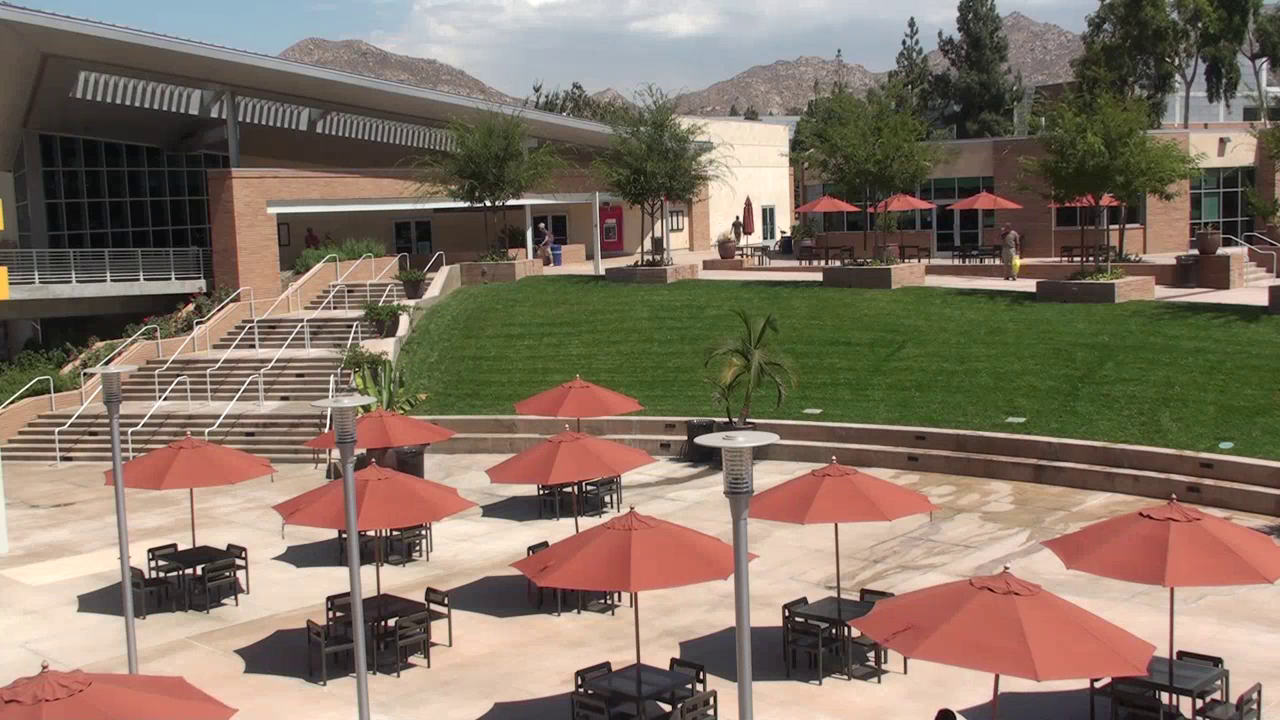
#> input picture frame 49 of video_test/VIRAT_S_010005_04_000299_000323.mp4, 1280 x 720 px, given in place of Megamind.avi, which was not available
$ python dense_flow.py
#> lines starting #> are read from the running program, lines starting #| are printed output that depends on the picture; pictures that were not available may be replaced by others from this repository, and a replacement may not be noted
import cv2
import numpy as np
#cap = cv2.VideoCapture("video_opencv_mjpg.avi")

#im = cv2.imread("samples/VIRAT_S_000001_frame-3693.jpg")
#imgray = cv2.cvtColor(im,cv2.COLOR_BGR2GRAY)


cap = cv2.VideoCapture("Megamind.avi")

ret, frame1 = cap.read()
#> frame1 is the input picture: shape (720, 1280, 3); mean B, G, R 100.3, 115.4, 131.2
prvs = cv2.cvtColor(frame1,cv2.COLOR_BGR2GRAY)
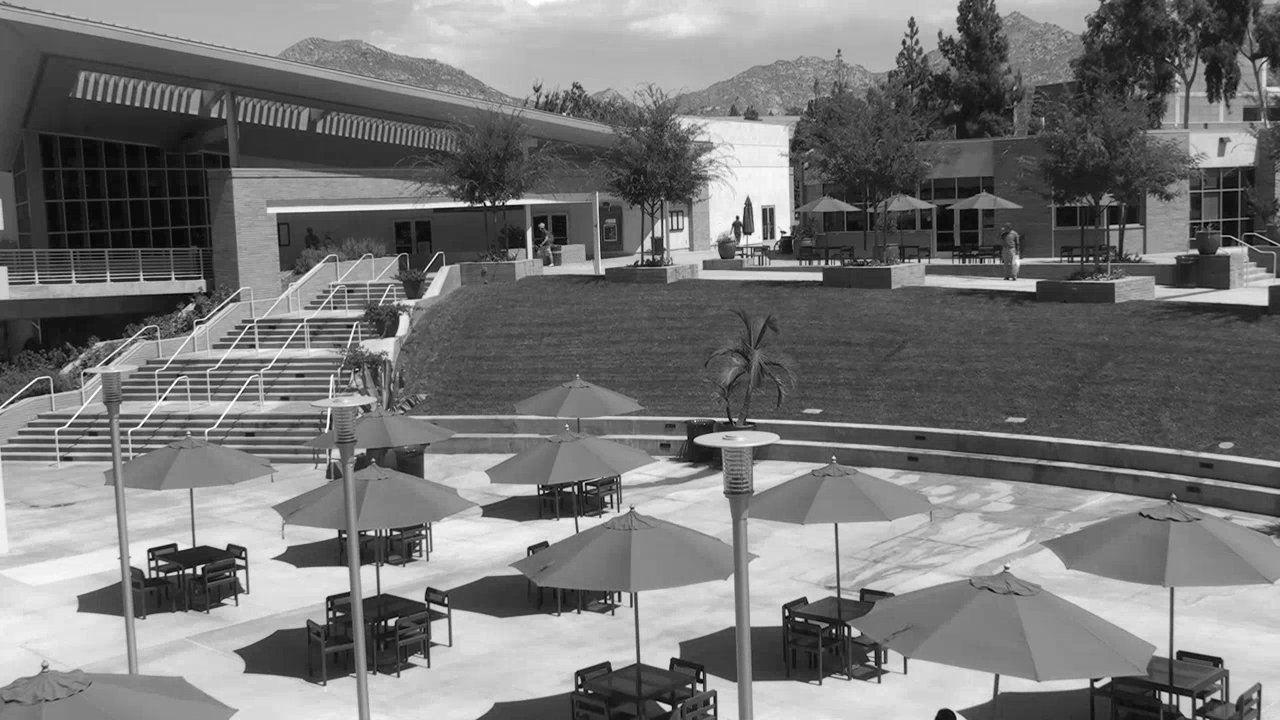
#> prvs: shape (720, 1280); min 0, max 255, mean 118.4
hsv = np.zeros_like(frame1)
hsv[...,1] = 255
i = 0
while(1):
    ret, frame2 = cap.read()
    next = cv2.cvtColor(frame2,cv2.COLOR_BGR2GRAY)

    flow = cv2.calcOpticalFlowFarneback(prvs,next, None, 0.5, 3, 15, 3, 5, 1.2, 0)

    mag, ang = cv2.cartToPolar(flow[...,0], flow[...,1])
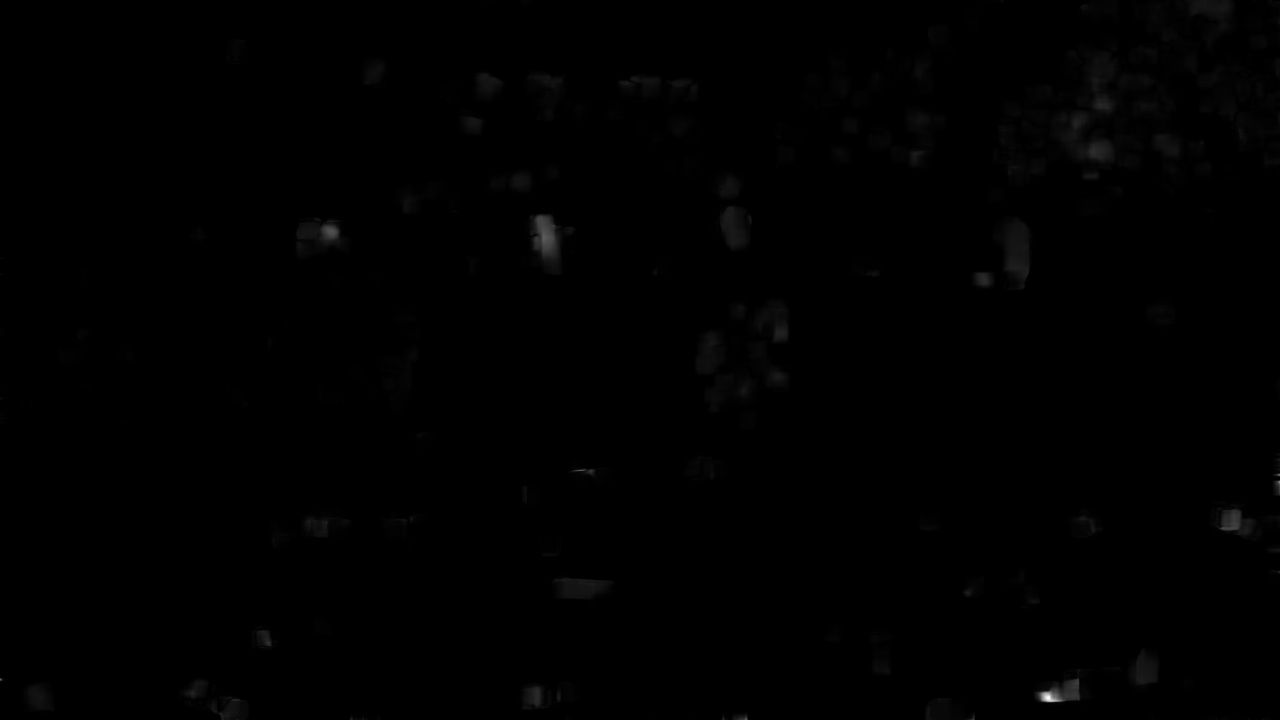
#> mag: shape (720, 1280) float32; min 0, max 3.26, mean 0.0111; drawn with min black and max white
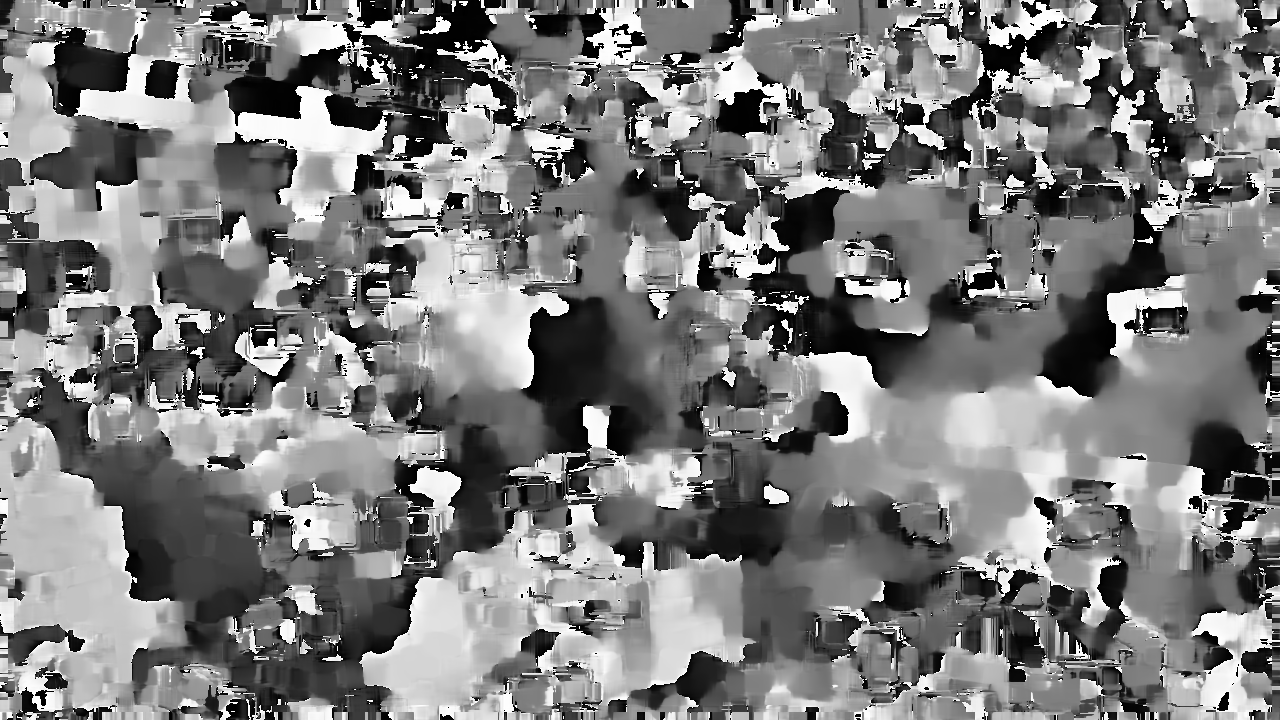
#> ang: shape (720, 1280) float32; min 6.12e-13, max 6.28, mean 3.05; drawn with min black and max white
    hsv[...,0] = ang*180/np.pi/2
    hsv[...,2] = cv2.normalize(mag,None,0,255,cv2.NORM_MINMAX)
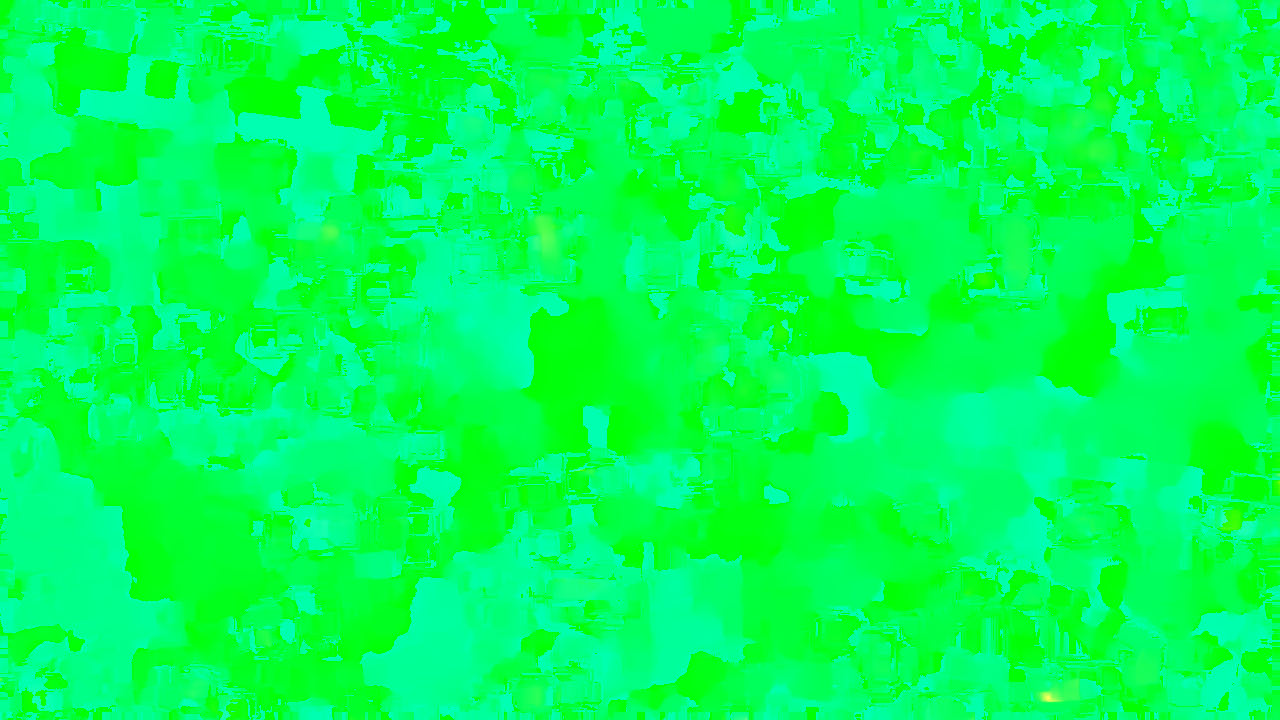
#> hsv: shape (720, 1280, 3); mean of channels 0, 1, 2 87, 255, 0.8; drawn as B, G, R
    rgb = cv2.cvtColor(hsv,cv2.COLOR_HSV2BGR)

    r1 = cv2.imwrite('flow/f_'+str(i)+'_opticalfb.png',frame2)
    r2 = cv2.imwrite('flow/f_'+str(i)+'_opticalhsv.png',rgb)

    # [7 lines of commented-out code are left out]
    prvs = next

    i = i + 1

    print("frame: ",i, r1, r2)
#| frame:  1 True True

    if (i > 40):
    	break

cap.release()
cv2.destroyAllWindows()

$ run again, starting later in the video
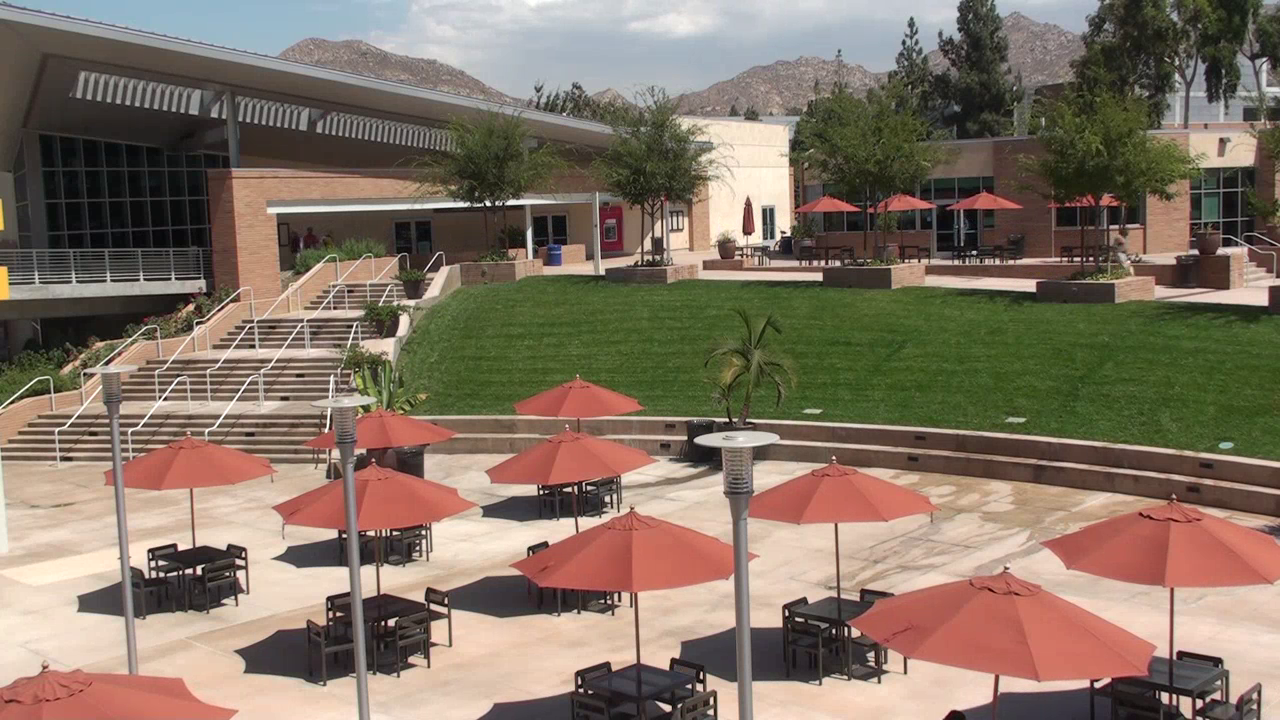
#> input picture frame 221 of video_test/VIRAT_S_010005_04_000299_000323.mp4, 1280 x 720 px, given in place of Megamind.avi, which was not available
#> frame1 is the input picture: shape (720, 1280, 3); mean B, G, R 100.3, 115.5, 131.2
#> `mag, ang = cv2.cartToPolar(flow[...,0], flow[...,1])`:
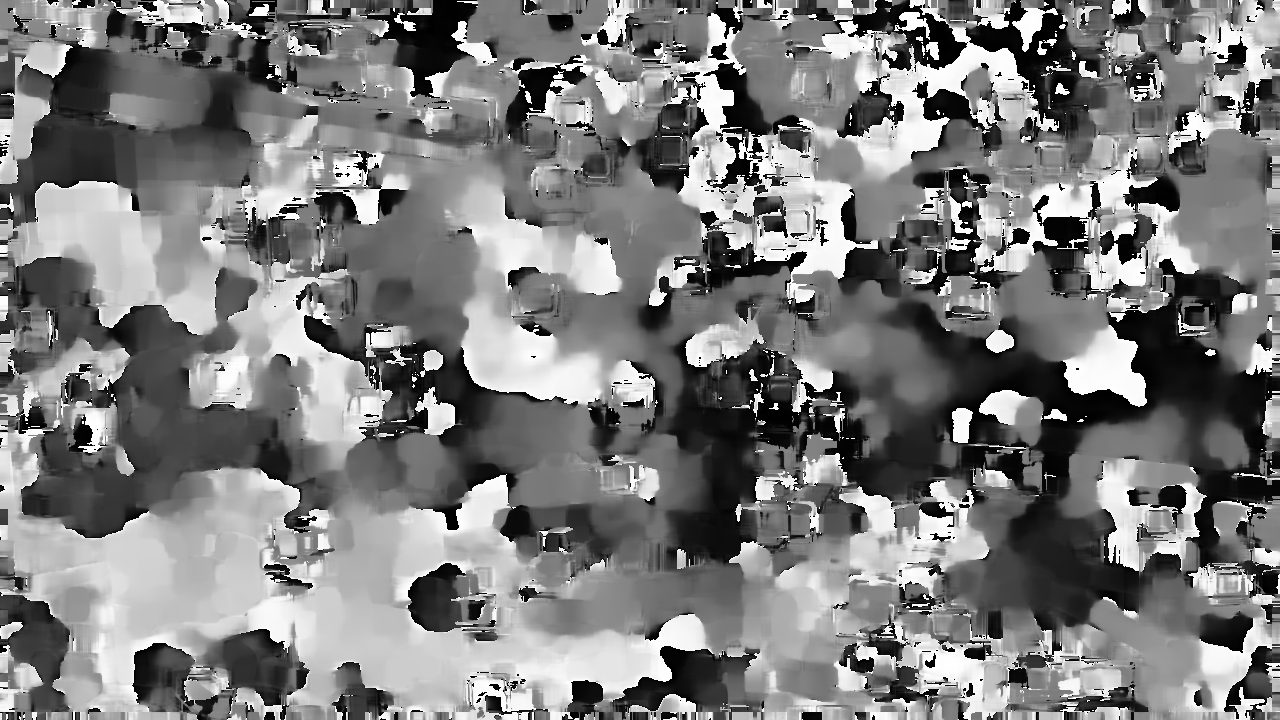
#> ang: shape (720, 1280) float32; min 1.3e-17, max 6.28, mean 3.08; drawn with min black and max white
#> `hsv[...,2] = cv2.normalize(mag,None,0,255,cv2.NORM_MINMAX)`:
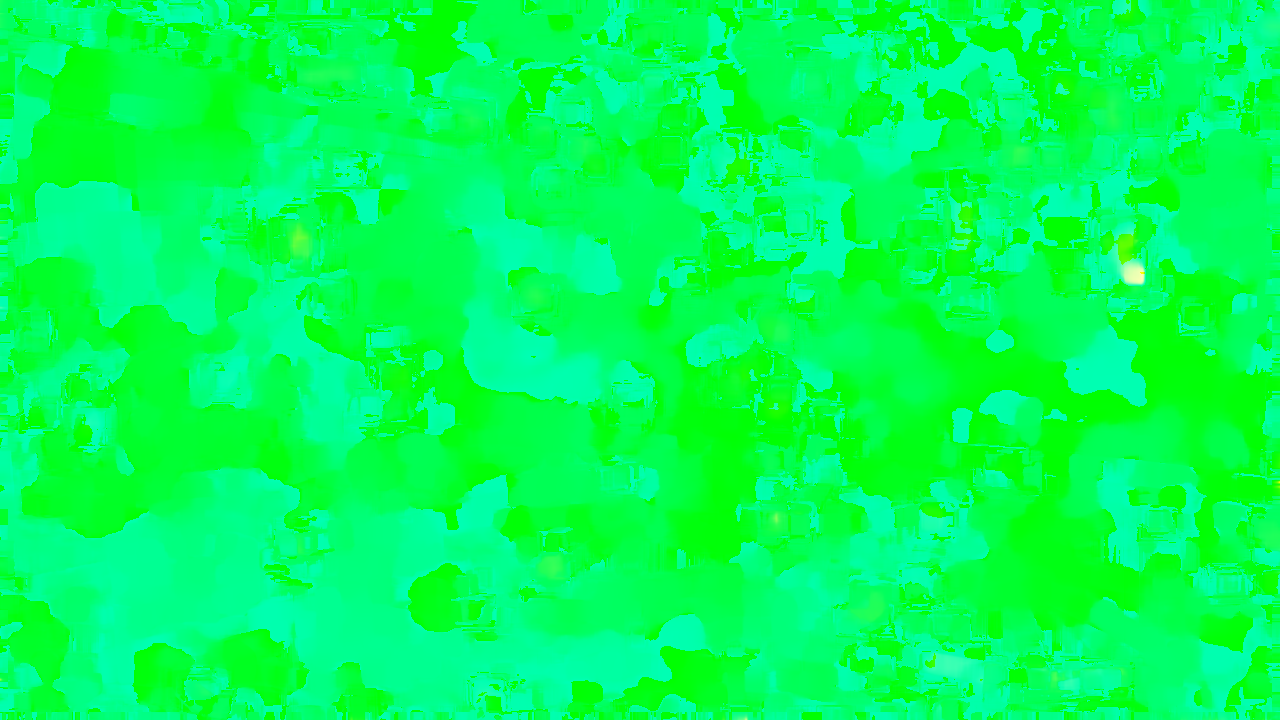
#> hsv: shape (720, 1280, 3); mean of channels 0, 1, 2 87.8, 255, 0.7; drawn as B, G, R
#| frame:  1 True True

$ run again, starting later in the video
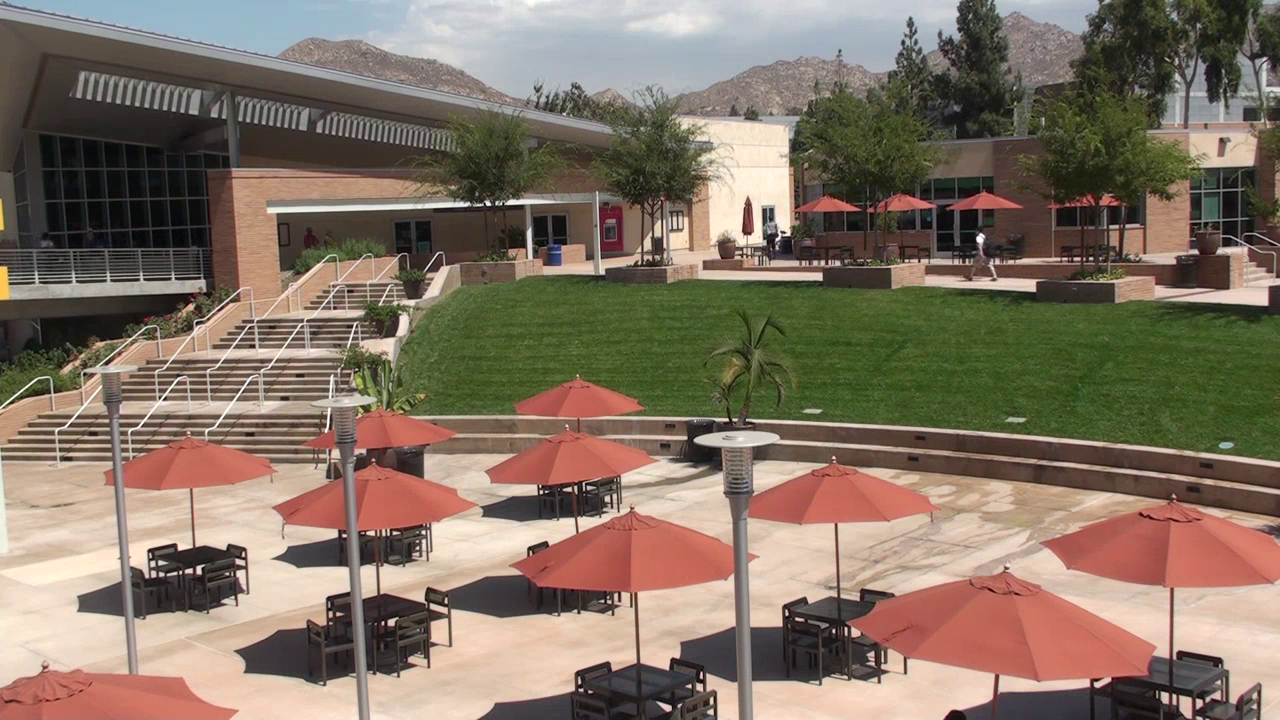
#> input picture frame 394 of video_test/VIRAT_S_010005_04_000299_000323.mp4, 1280 x 720 px, given in place of Megamind.avi, which was not available
#> frame1 is the input picture: shape (720, 1280, 3); mean B, G, R 100.1, 115.3, 131
#> `mag, ang = cv2.cartToPolar(flow[...,0], flow[...,1])`:
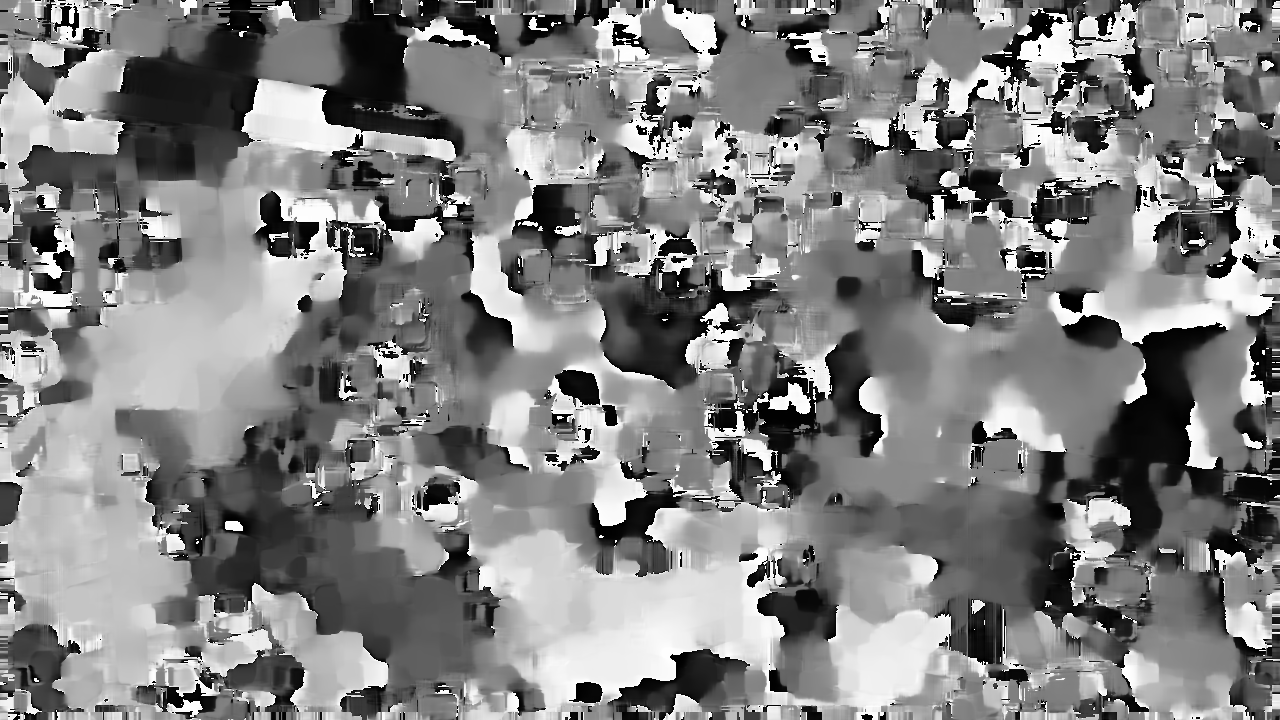
#> ang: shape (720, 1280) float32; min 1.4e-15, max 6.28, mean 3.21; drawn with min black and max white
#> `hsv[...,2] = cv2.normalize(mag,None,0,255,cv2.NORM_MINMAX)`:
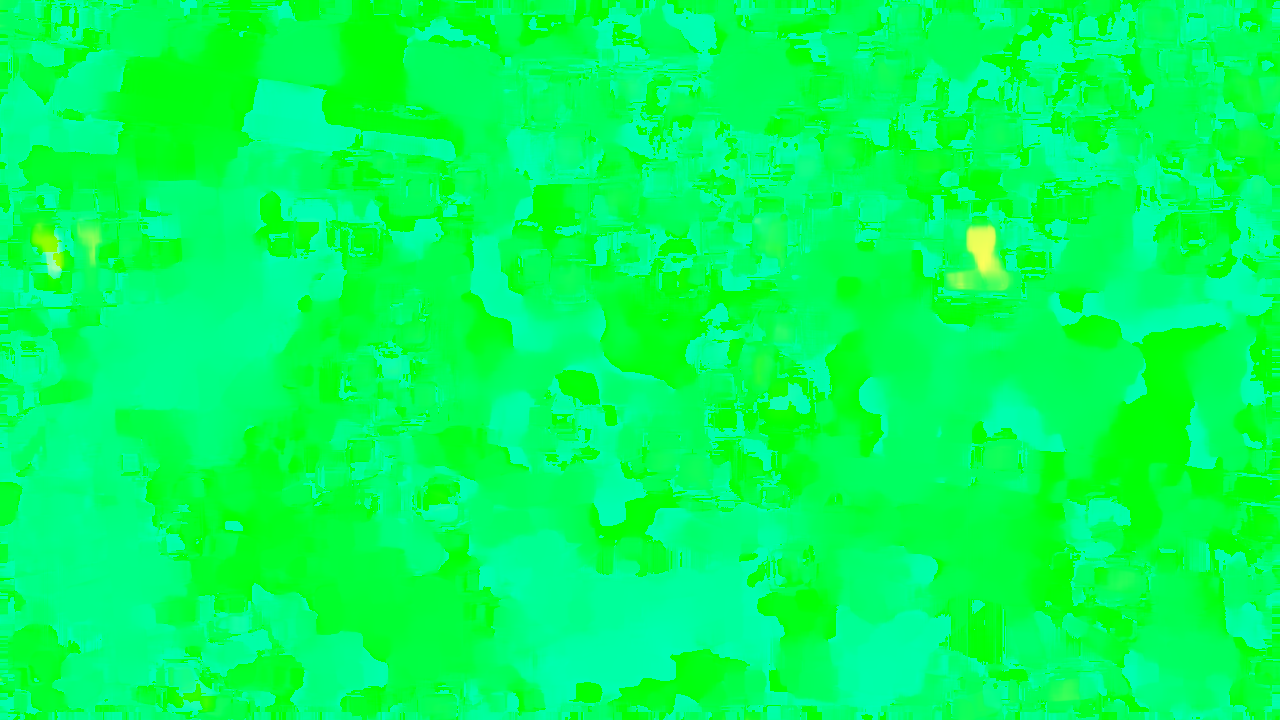
#> hsv: shape (720, 1280, 3); mean of channels 0, 1, 2 91.4, 255, 1; drawn as B, G, R
#| frame:  1 True True
